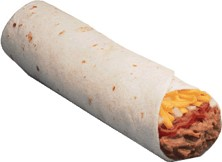
#> input picture CS5330_Part-1-main/images/burrito.jpg, 222 x 162 px
$ python classExercise.py
#> lines starting #> are read from the running program, lines starting #| are printed output that depends on the picture
import cv2
#import library
import numpy as np

img = cv2.imread('../images/burrito.jpg')
#> img is the input picture: shape (162, 222, 3); mean B, G, R 204.1, 212.8, 224.2
# cv2.IMREAD_COLOR – It specifies to load a color image. Any transparency of
# image will be neglected. It is the default flag. Alternatively, we can pass integer
# value 1 for this flag.
# • cv2.IMREAD_GRAYSCALE – It specifies to load an image in grayscale mode.
# Alternatively, we can pass integer value 0 for this flag.
# • cv2.IMREAD_UNCHANGED – It specifies to load an image as such including
# alpha channel. Alternatively, we can pass integer value -1 for this flag.
gray_img = cv2.imread('../images/burrito.jpg', cv2.IMREAD_GRAYSCALE)
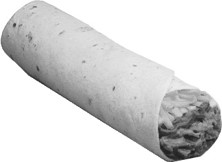
#> gray_img: shape (162, 222); min 27, max 255, mean 215.2


#Method to display an image in a window
cv2.imshow("image", img)

# Allows users to display a window for given milliseconds or until any key is
# pressed.
# • Takes time in milliseconds as a parameter and waits for the given time to
# destroy the window, if 0 is passed in the argument it waits till any key is
# pressed.
cv2.waitKey(2000)

# allows users to destroy or close all windows at any time after exiting the
# script
cv2.destroyAllWindows()
